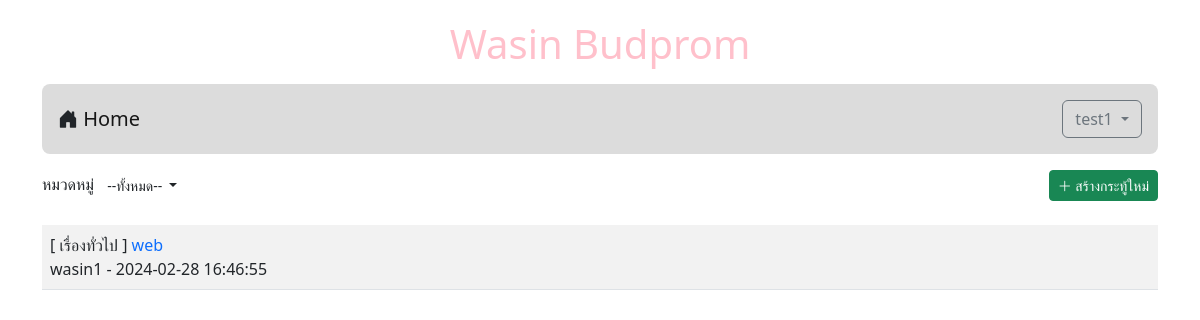
The app's page /index.php (signed in) with its own data.
### tables this page shows
CREATE TABLE `post` (
  `id` int(11) NOT NULL,
  `title` varchar(128) NOT NULL,
  `content` varchar(2048) NOT NULL,
  `post_date` datetime NOT NULL,
  `cat_id` int(11) NOT NULL,
  `user_id` int(11) NOT NULL
);

CREATE TABLE `category` (
  `id` int(11) NOT NULL,
  `name` varchar(32) NOT NULL
);

CREATE TABLE `user` (
  `id` int(11) NOT NULL,
  `login` varchar(64) NOT NULL,
  `password` varchar(64) NOT NULL,
  `name` varchar(64) NOT NULL,
  `gender` char(1) NOT NULL,
  `email` varchar(32) NOT NULL,
  `role` char(1) NOT NULL
);

### index.php (the view, shortened to what this page needs)
<!DOCTYPE html>
<html lang="en">
<head>
    <link rel="stylesheet" href="home.css">
    <link href="https://cdn.jsdelivr.net/npm/bootstrap@5.2.3/dist/css/bootstrap.min.css" rel="stylesheet"
>
    <link rel="stylesheet" href="https://cdn.jsdelivr.net/npm/bootstrap-icons@1.11.3/font/bootstrap-icons.min.css">
</head>
<header>
    <h1 style="color: pink;">Wasin Budprom</h1>
</header>
<body class="container">
    <?php @include('nav.php') ?>
    <div class="my-2 d-flex justify-content-between">
        <div>
            <lable>หมวดหมู่</lable>
            <span class="dropdown">
                <button class="btn btn-white-50 btn-sm dropdown-toggle" type="button" data-bs-toggle="dropdown"
                    aria-expanded="false">
                    --ทั้งหมด--
                </button>
            </span>
        </div>
        <div>
            <?php if (isset($_SESSION['id'])) { ?>
                <a href="newpost.php" class="btn btn-success btn-sm"><i class="bi bi-plus-lg"></i> สร้างกระทู้ใหม่</a>
            <?php } ?>
        </div>
    </div>
    <table class="table table-striped mt-4 ">
        <?php
        $conn=new PDO("mysql:host=localhost;dbname=webboard;charset=utf8","root","");
        $sql="SELECT t3.name,t1.title,t1.id,t2.login,t1.post_date FROM post as t1
        INNER JOIN user as t2 ON (t1.user_id=t2.id)
        INNER JOIN category as t3 ON (t1.cat_id=t3.id) ORDER BY t1.post_date DESC";
        $result=$conn->query($sql);
        while($row=$result->fetch()){
            echo "<tr><td>[ $row[0] ] <a href=post.php?id=$row[2]
            style=text-decoration:none>$row[1]</a><br>$row[3] - $row[4]</td></tr>";
        }
        ?>
    </table>
</body>
</html>

### home.css (style rules this page uses)
body { background: #3399ff; }
header { text-align: center; margin-top: 20px; }

### records on screen
post: category.name "เรื่องทั่วไป", title "web", user.login "wasin1", post_date "2024-02-28 16:46:55"

### other values on screen
$_SESSION['username'] "test1"
